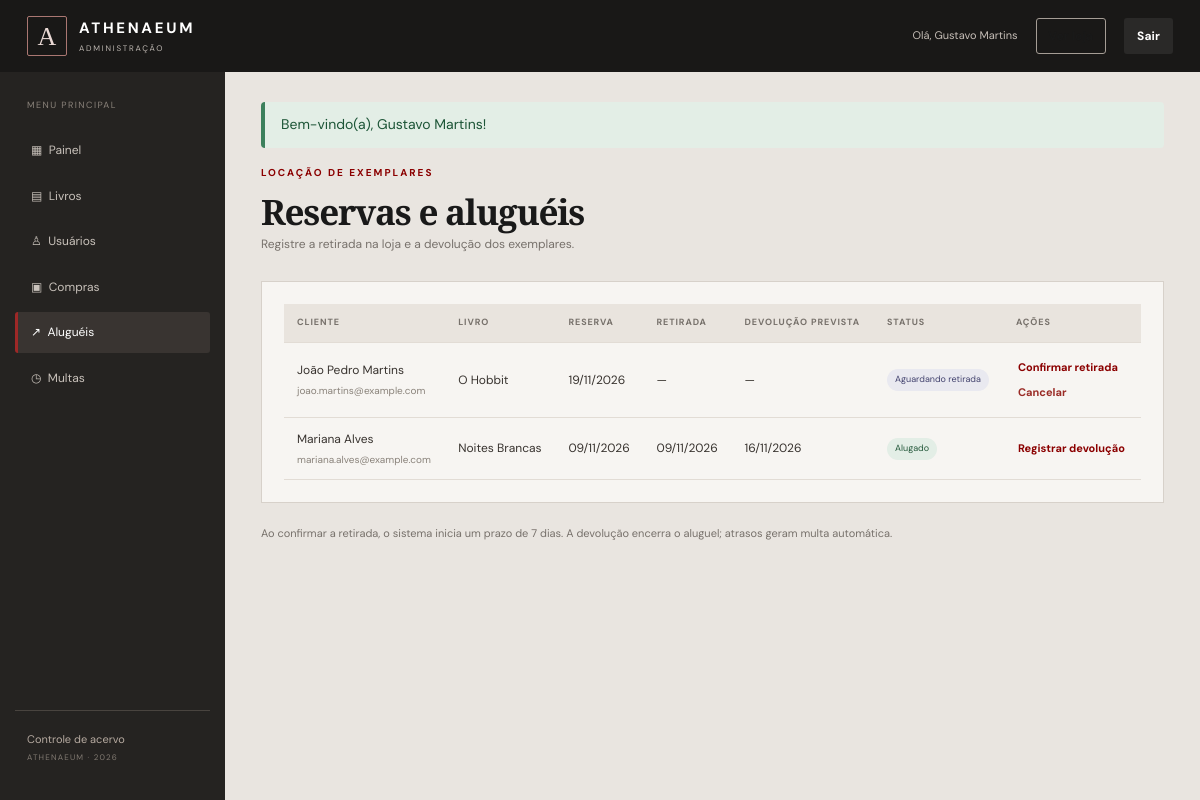
The page /admin/index.php?secao=alugueis (signed in) on the database its author committed.
### tables this page shows
CREATE TABLE usuarios (
 id INT AUTO_INCREMENT PRIMARY KEY,
 nome VARCHAR(120) NOT NULL,
 email VARCHAR(160) NOT NULL UNIQUE,
 telefone VARCHAR(30) NULL,
 senha VARCHAR(255) NOT NULL,
 tipo ENUM('admin','usuario') NOT NULL DEFAULT 'usuario',
 ativo TINYINT(1) NOT NULL DEFAULT 1,
 criado_em DATETIME NOT NULL DEFAULT CURRENT_TIMESTAMP
);

CREATE TABLE alugueis (
 id INT AUTO_INCREMENT PRIMARY KEY,
 usuario_id INT NOT NULL,
 livro_id INT NULL,
 titulo_snapshot VARCHAR(180) NOT NULL,
 status ENUM('reservado','ativo','devolvido','cancelado') NOT NULL DEFAULT 'reservado',
 valor_aluguel DECIMAL(10,2) NOT NULL,
 data_reserva DATETIME NOT NULL DEFAULT CURRENT_TIMESTAMP,
 data_retirada DATETIME NULL,
 data_prevista_devolucao DATE NULL,
 data_devolucao DATETIME NULL,
 observacoes VARCHAR(500) NULL,
 CONSTRAINT fk_alugueis_usuario FOREIGN KEY (usuario_id) REFERENCES usuarios(id) ON UPDATE CASCADE ON DELETE RESTRICT,
 CONSTRAINT fk_alugueis_livro FOREIGN KEY (livro_id) REFERENCES livros(id) ON UPDATE CASCADE ON DELETE SET NULL,
 KEY idx_alugueis_usuario (usuario_id), KEY idx_alugueis_status (status), KEY idx_alugueis_vencimento (data_prevista_devolucao)
);

### admin/index.php (called while the page is built, shortened)
<?php
require_once __DIR__.'/core/bootstrap.php';require_admin();
$secao=(string)($_GET['secao']??'painel');$permitidas=['painel','livros','livro_form','usuarios','usuario_form','usuario_detalhes','compras','alugueis','multas'];if(!in_array($secao,$permitidas,true))$secao='painel';
$L=new Livro();$U=new Usuario();$C=new Compra();$A=new Aluguel();$M=new Multa();$pdo=db();
$livros=$L->listarTodos();$usuarios=$U->listar();$compras=$C->listar();$alugueis=$A->listar();$multas=$M->listar();
include __DIR__.'/partials/admin_header.php';
$view=__DIR__.'/views/admin/'.$secao.'.php';include $view;
include __DIR__.'/partials/admin_footer.php';

### admin/core/bootstrap.php (called while the page is built, shortened)
<?php
require_once __DIR__.'/../config/conexao.php';
require_once __DIR__.'/../dao/AluguelDAO.php';
require_once __DIR__.'/../models/Usuario.php';
require_once __DIR__.'/../models/Aluguel.php';
function url(string $path=''): string { return BASE_URL.'/'.ltrim($path,'/'); }
function h($v): string { return htmlspecialchars((string)$v, ENT_QUOTES, 'UTF-8'); }
function flash(string $key, ?string $message=null): ?string { if($message!==null){$_SESSION['flash'][$key]=$message;return null;} $v=$_SESSION['flash'][$key]??null; unset($_SESSION['flash'][$key]); return $v; }
function current_user(): ?array { return $_SESSION['usuario']??null; }
function status_label(string $s): string { return ['confirmado'=>'Confirmado','separando'=>'Separando','concluido'=>'Concluído','cancelado'=>'Cancelado','reservado'=>'Aguardando retirada','ativo'=>'Alugado','devolvido'=>'Devolvido','pendente'=>'Pendente','paga'=>'Paga'][strtolower($s)]??ucfirst($s); }

### admin/config/conexao.php (called while the page is built, shortened)
<?php
function db(): PDO {
    static $pdo = null;
    if ($pdo instanceof PDO) return $pdo;
    $host = '127.0.0.1'; $dbname = 'athenaeum_livraria'; $user = 'root'; $pass = '';
    try {
        $pdo = new PDO("mysql:host={$host};dbname={$dbname};charset=utf8mb4", $user, $pass, [
            PDO::ATTR_ERRMODE => PDO::ERRMODE_EXCEPTION,
            PDO::ATTR_DEFAULT_FETCH_MODE => PDO::FETCH_ASSOC,
            PDO::ATTR_EMULATE_PREPARES => false,
        ]);
        return $pdo;
    } catch (PDOException $e) {
        error_log('Falha PDO: '.$e->getMessage());
        http_response_code(500);
        exit('Não foi possível conectar ao banco Athenaeum. Confira se o MySQL está ativo e se banco.sql foi importado.');
    }
}

### admin/models/Usuario.php (called while the page is built)
<?php
class Usuario { private UsuarioDAO $dao; public function __construct(){ $this->dao=new UsuarioDAO(db()); }
 public function listar():array{return $this->dao->listar();} public function buscarPorId(int $id):?array{return $this->dao->buscarPorId($id);} public function autenticar(string $e,string $s):?array{return $this->dao->autenticar($e,$s);} public function cadastrar(array $d):int{return $this->dao->cadastrar($d);} public function editar(int $id,array $d):bool{return $this->dao->editar($id,$d);} public function deletar(int $id):bool{return $this->dao->deletar($id);} }

### admin/dao/UsuarioDAO.php (called while the page is built, shortened)
<?php
class UsuarioDAO {
 public function listar(): array { return $this->pdo->query("SELECT id,nome,email,telefone,tipo,ativo,criado_em FROM usuarios ORDER BY nome")->fetchAll(); }
}

### admin/models/Aluguel.php (called while the page is built)
<?php
class Aluguel { private AluguelDAO $dao; public function __construct(){ $this->dao=new AluguelDAO(db()); }
 public function listar(?int $uid=null):array{return $this->dao->listar($uid);} public function buscarPorId(int $id):?array{return $this->dao->buscarPorId($id);} public function cadastrar(array $d):int{return $this->dao->reservar((int)$d['usuario_id'],(int)$d['livro_id']);} public function editar(int $id,array $d):bool{return $this->dao->editar($id,$d);} public function deletar(int $id):bool{return $this->dao->deletar($id);} }

### admin/dao/AluguelDAO.php (called while the page is built, shortened)
<?php
class AluguelDAO {
 public function listar(?int $usuarioId=null): array { $sql="SELECT a.*,u.nome,u.email FROM alugueis a JOIN usuarios u ON u.id=a.usuario_id";if($usuarioId){$s=$this->pdo->prepare($sql." WHERE a.usuario_id=? ORDER BY a.data_reserva DESC");$s->execute([$usuarioId]);return $s->fetchAll();}return $this->pdo->query($sql." ORDER BY a.data_reserva DESC")->fetchAll(); }
}

### admin/views/admin/alugueis.php (the view)
<div class="admin-page-title"><div><span class="eyebrow">LOCAÇÃO DE EXEMPLARES</span><h1>Reservas e aluguéis</h1><p>Registre a retirada na loja e a devolução dos exemplares.</p></div></div><div class="admin-card"><div class="table-wrap"><table><thead><tr><th>Cliente</th><th>Livro</th><th>Reserva</th><th>Retirada</th><th>Devolução prevista</th><th>Status</th><th>Ações</th></tr></thead><tbody><?php foreach($alugueis as $a): ?><tr><td><?= h($a['nome']) ?><small class="table-sub"><?= h($a['email']) ?></small></td><td><?= h($a['titulo_snapshot']) ?></td><td><?= date('d/m/Y',strtotime($a['data_reserva'])) ?></td><td><?= $a['data_retirada']?date('d/m/Y',strtotime($a['data_retirada'])):'—' ?></td><td><?= $a['data_prevista_devolucao']?date('d/m/Y',strtotime($a['data_prevista_devolucao'])):'—' ?></td><td><span class="status <?= h($a['status']) ?>"><?= h(status_label($a['status'])) ?></span></td><td><?php if(in_array($a['status'],['reservado','ativo'],true)): ?><form method="post" action="<?= h(url('admin/controllers/acao.php')) ?>" class="inline-actions"><?= csrf_field() ?><input type="hidden" name="acao" value="update_rental"><input type="hidden" name="id" value="<?= (int)$a['id'] ?>"><input type="hidden" name="status" value="<?= $a['status']==='reservado'?'ativo':'devolvido' ?>"><button class="link-button"><?= $a['status']==='reservado'?'Confirmar retirada':'Registrar devolução' ?></button></form><?php endif; ?><?php if($a['status']==='reservado'): ?><form method="post" action="<?= h(url('admin/controllers/acao.php')) ?>"><?= csrf_field() ?><input type="hidden" name="acao" value="update_rental"><input type="hidden" name="id" value="<?= (int)$a['id'] ?>"><input type="hidden" name="status" value="cancelado"><button class="link-button danger-text">Cancelar</button></form><?php endif; ?></td></tr><?php endforeach; ?></tbody></table></div></div><p class="hint">Ao confirmar a retirada, o sistema inicia um prazo de 7 dias. A devolução encerra o aluguel; atrasos geram multa automática.</p>

### admin/partials/admin_header.php
<!doctype html><html lang="pt-BR"><head><meta charset="utf-8"><meta name="viewport" content="width=device-width,initial-scale=1"><title>Painel administrativo — Athenaeum</title><link rel="stylesheet" href="<?= h(url('public/css/estilo.css')) ?>"></head><body class="admin-body"><header class="admin-top"><a class="brand" href="<?= h(url('index.php')) ?>"><span class="brand-mark">A</span><span><b>ATHENAEUM</b><small>ADMINISTRAÇÃO</small></span></a><div class="admin-top-right"><span>Olá, <?= h(current_user()['nome']) ?></span><a class="btn btn-outline btn-small" href="<?= h(url('index.php')) ?>">Ver loja</a><form method="post" action="<?= h(url('admin/controllers/acao.php')) ?>" class="inline-form"><?= csrf_field() ?><input type="hidden" name="acao" value="logout"><button class="btn btn-dark btn-small">Sair</button></form></div></header><div class="admin-layout"><aside class="admin-sidebar"><span class="sidebar-label">MENU PRINCIPAL</span><a href="<?= h(url('admin/index.php')) ?>" class="<?= $secao==='painel'?'active':'' ?>">▦ &nbsp;Painel</a><a href="<?= h(url('admin/index.php?secao=livros')) ?>" class="<?= str_starts_with($secao,'livro')?'active':'' ?>">▤ &nbsp;Livros</a><a href="<?= h(url('admin/index.php?secao=usuarios')) ?>" class="<?= str_starts_with($secao,'usuario')?'active':'' ?>">♙ &nbsp;Usuários</a><a href="<?= h(url('admin/index.php?secao=compras')) ?>" class="<?= $secao==='compras'?'active':'' ?>">▣ &nbsp;Compras</a><a href="<?= h(url('admin/index.php?secao=alugueis')) ?>" class="<?= $secao==='alugueis'?'active':'' ?>">↗ &nbsp;Aluguéis</a><a href="<?= h(url('admin/index.php?secao=multas')) ?>" class="<?= $secao==='multas'?'active':'' ?>">◷ &nbsp;Multas</a><div class="sidebar-bottom">Controle de acervo<br><small>ATHENAEUM · 2026</small></div></aside><main class="admin-main"><div class="flash-wrap"><?php if($m=flash('sucesso')): ?><div class="notice success"><?= h($m) ?></div><?php endif; ?><?php if($m=flash('erro')): ?><div class="notice error"><?= h($m) ?></div><?php endif; ?></div>

### rows shown on the page
usuarios: nome "Gustavo Martins"
alugueis: usuario.nome "João Pedro Martins", usuario.email "joao.martins@example.com", titulo_snapshot "O Hobbit", data_reserva "19/11/2026", status "Aguardando retirada", shows "Confirmar retirada"
alugueis: usuario.nome "Mariana Alves", usuario.email "mariana.alves@example.com", titulo_snapshot "Noites Brancas", data_reserva "09/11/2026", data_retirada "09/11/2026", data_prevista_devolucao "16/11/2026", status "Alugado", shows "Registrar devolução"

### other values the page prints
$m "Bem-vindo(a), Gustavo Martins!"
